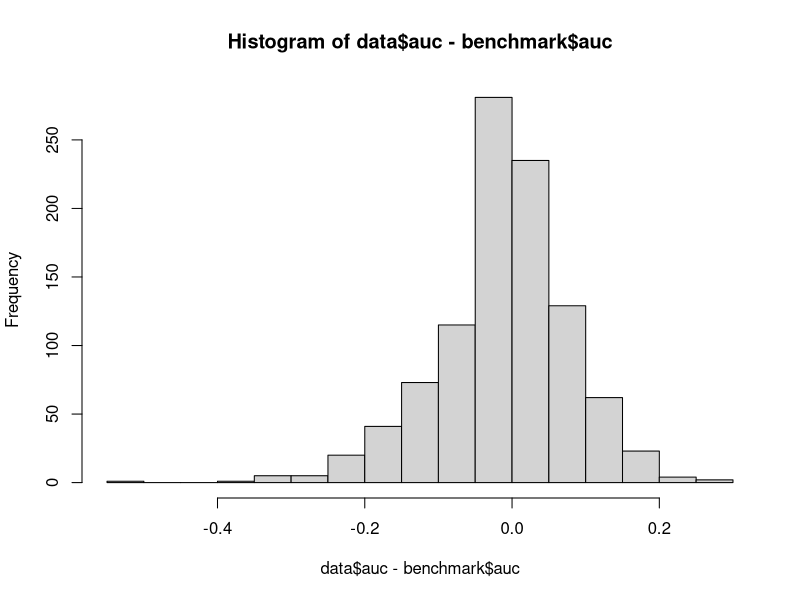
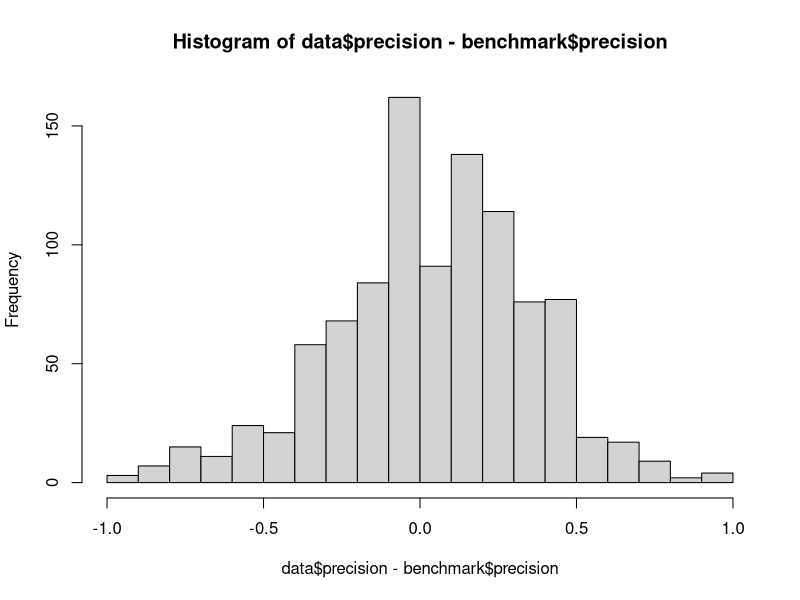
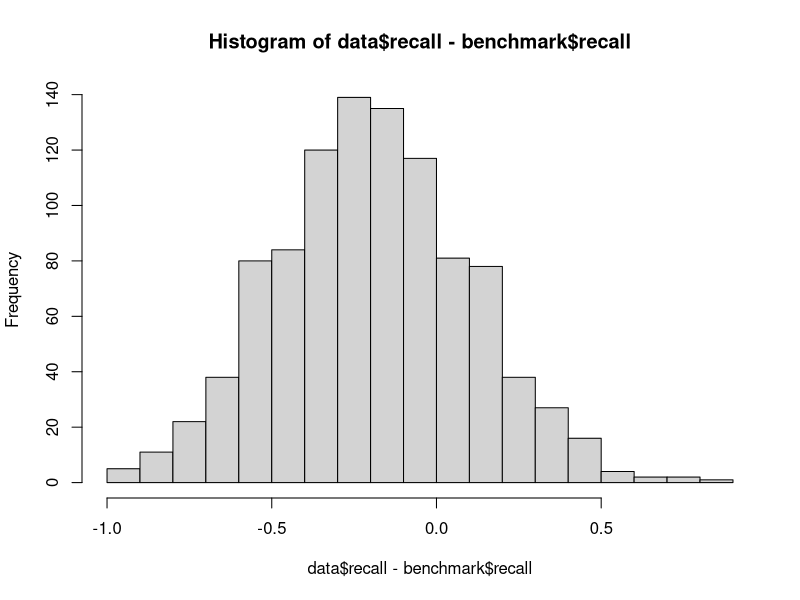
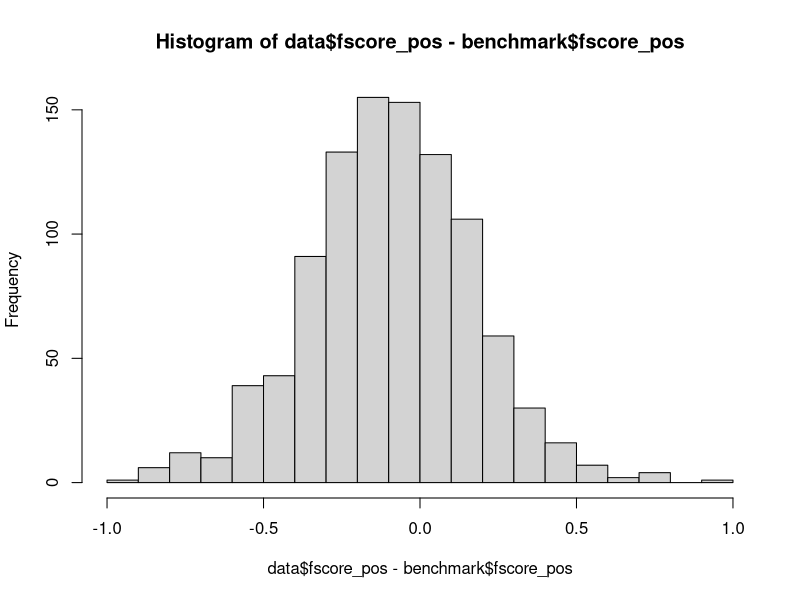
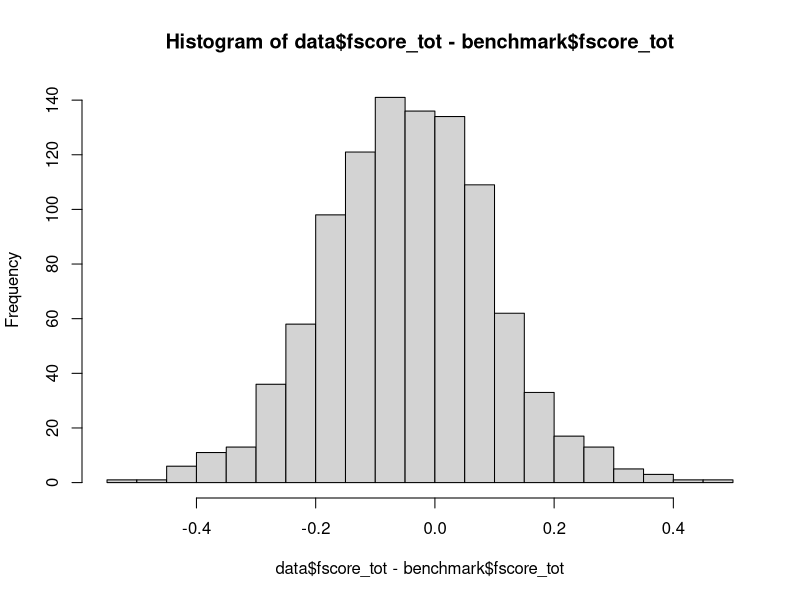
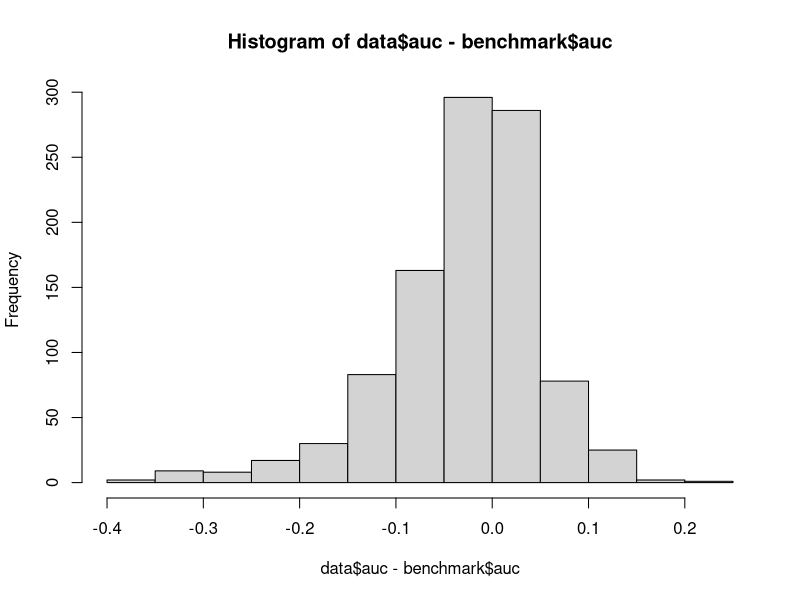
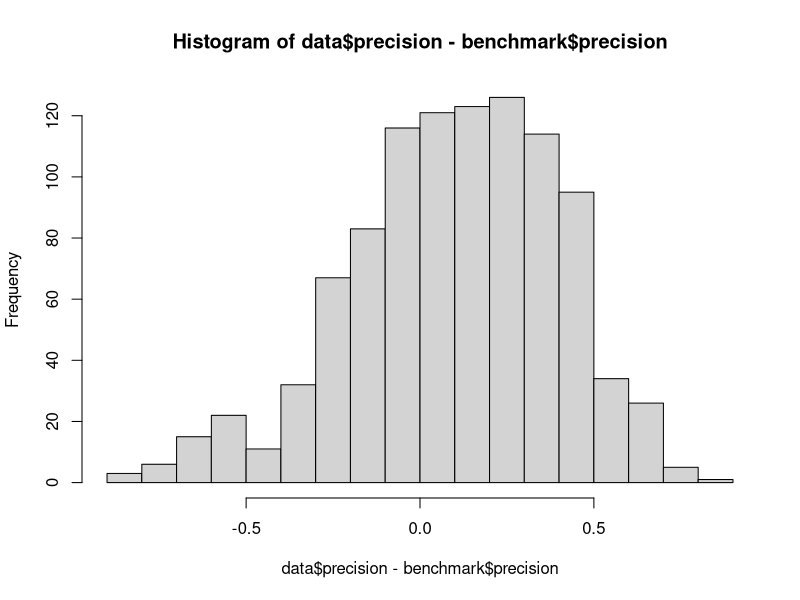
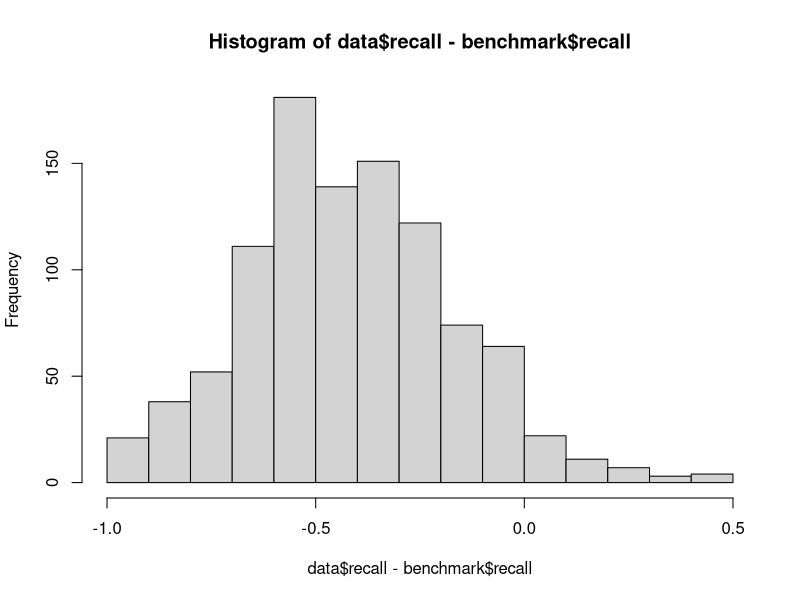

Generate these figures, in order, with R:
## ---- chunk 1
knitr::opts_chunk$set(echo = TRUE)
## ---- chunk 2
data = read.table('models/bootstrapped_scores_144.txt', header = TRUE)
benchmark = read.table('models/bootstrapped_scores_benchmark_144.txt', header = TRUE)
## ---- chunk 3
t.test(data$auc,benchmark$auc,mu=0,paired=TRUE)
mean(data$auc,na.rm = TRUE)
mean(benchmark$auc,na.rm = TRUE)
hist(data$auc- benchmark$auc,nclass = 20)
## ---- chunk 4
t.test(data$precision,benchmark$precision,mu=0,paired=TRUE)
mean(data$precision,na.rm = TRUE)
mean(benchmark$precision,na.rm = TRUE)
hist(data$precision- benchmark$precision,nclass = 20)
## ---- chunk 5
t.test(data$recall,benchmark$recall,mu=0,paired=TRUE)
mean(data$recall,na.rm = TRUE)
mean(benchmark$recall,na.rm = TRUE)
hist(data$recall- benchmark$recall,nclass = 20)
## ---- chunk 6
t.test(data$fscore_pos,benchmark$fscore_pos,mu=0,paired=TRUE)
mean(data$fscore_pos,na.rm = TRUE)
mean(benchmark$fscore_pos,na.rm = TRUE)
hist(data$fscore_pos- benchmark$fscore_pos,nclass = 20)
## ---- chunk 7
t.test(data$fscore_tot,benchmark$fscore_tot,mu=0,paired=TRUE)
mean(data$fscore_tot,na.rm = TRUE)
mean(benchmark$fscore_tot,na.rm = TRUE)
hist(data$fscore_tot- benchmark$fscore_tot,nclass = 20)
## ---- chunk 8
data = read.table('models/bootstrapped_scores_232.txt', header = TRUE)
benchmark = read.table('models/bootstrapped_scores_benchmark_232.txt', header = TRUE)
## ---- chunk 9
t.test(data$auc,benchmark$auc,mu=0,paired=TRUE)
mean(data$auc,na.rm = TRUE)
mean(benchmark$auc,na.rm = TRUE)
hist(data$auc- benchmark$auc,nclass = 20)
## ---- chunk 10
t.test(data$precision,benchmark$precision,mu=0,paired=TRUE)
mean(data$precision,na.rm = TRUE)
mean(benchmark$precision,na.rm = TRUE)
hist(data$precision- benchmark$precision,nclass = 20)
## ---- chunk 11
t.test(data$recall,benchmark$recall,mu=0,paired=TRUE)
mean(data$recall,na.rm = TRUE)
mean(benchmark$recall,na.rm = TRUE)
hist(data$recall- benchmark$recall,nclass = 20)
## ---- chunk 12
t.test(data$fscore_pos,benchmark$fscore_pos,mu=0,paired=TRUE)
mean(data$fscore_pos,na.rm = TRUE)
mean(benchmark$fscore_pos,na.rm = TRUE)
hist(data$fscore_pos- benchmark$fscore_pos,nclass = 20)
## ---- chunk 13
t.test(data$fscore_tot,benchmark$fscore_tot,mu=0,paired=TRUE)
mean(data$fscore_tot,na.rm = TRUE)
mean(benchmark$fscore_tot,na.rm = TRUE)
hist(data$fscore_tot- benchmark$fscore_tot,nclass = 20)
## ---- chunk 14
data = read.table('models/bootstrapped_scores_310.txt', header = TRUE)
benchmark = read.table('models/bootstrapped_scores_benchmark_310.txt', header = TRUE)
## ---- chunk 15
t.test(data$auc,benchmark$auc,mu=0,paired=TRUE)
mean(data$auc,na.rm = TRUE)
mean(benchmark$auc,na.rm = TRUE)
hist(data$auc- benchmark$auc,nclass = 20)
## ---- chunk 16
t.test(data$precision,benchmark$precision,mu=0,paired=TRUE)
mean(data$precision,na.rm = TRUE)
mean(benchmark$precision,na.rm = TRUE)
hist(data$precision- benchmark$precision,nclass = 20)
## ---- chunk 17
t.test(data$recall,benchmark$recall,mu=0,paired=TRUE)
mean(data$recall,na.rm = TRUE)
mean(benchmark$recall,na.rm = TRUE)
hist(data$recall- benchmark$recall,nclass = 20)
## ---- chunk 18
t.test(data$fscore_pos,benchmark$fscore_pos,mu=0,paired=TRUE)
mean(data$fscore_pos,na.rm = TRUE)
mean(benchmark$fscore_pos,na.rm = TRUE)
hist(data$fscore_pos- benchmark$fscore_pos,nclass = 20)
## ---- chunk 19
t.test(data$fscore_tot,benchmark$fscore_tot,mu=0,paired=TRUE)
mean(data$fscore_tot,na.rm = TRUE)
mean(benchmark$fscore_tot,na.rm = TRUE)
hist(data$fscore_tot- benchmark$fscore_tot,nclass = 20)
